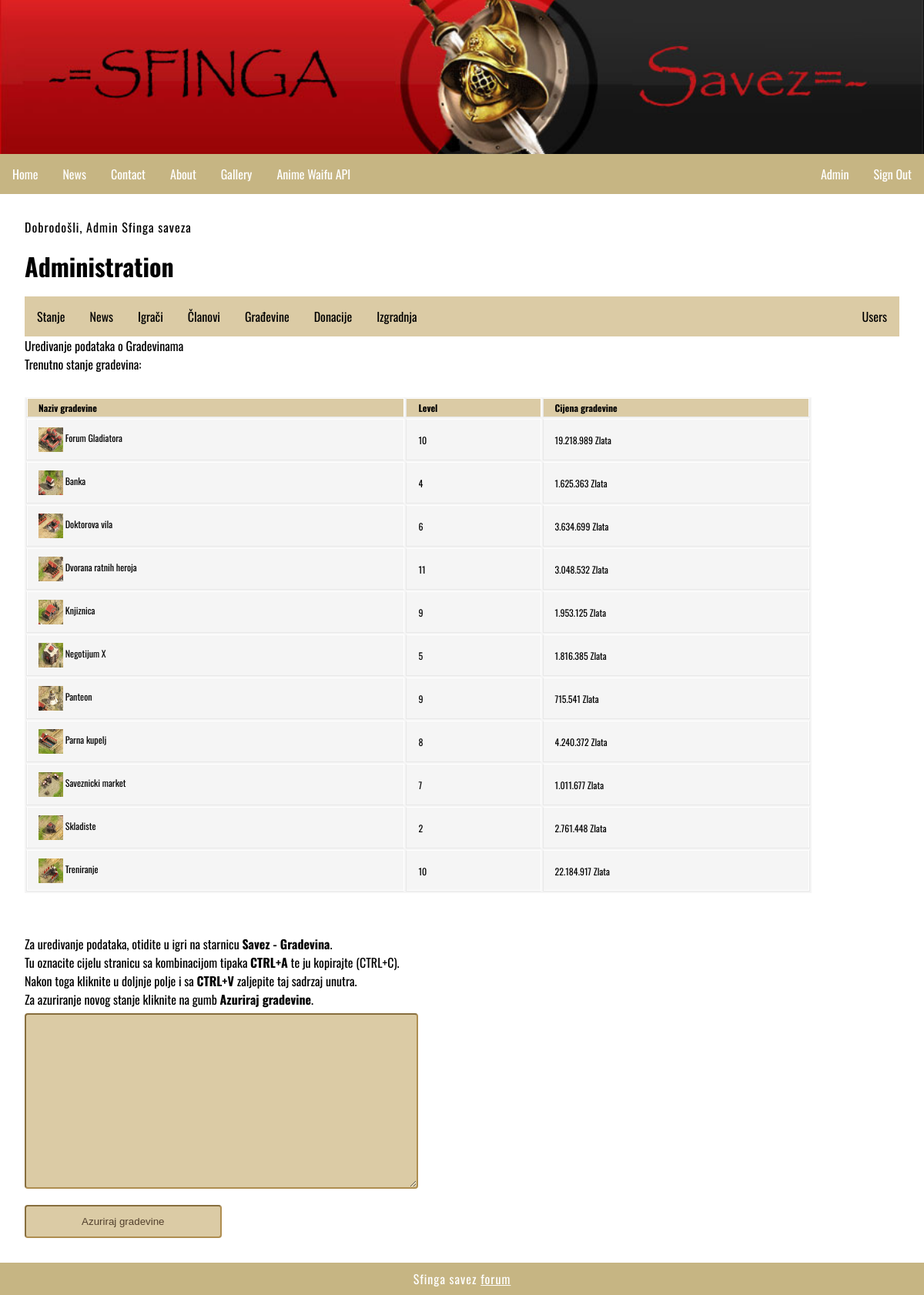
Page /index.php?menu=7&action=6 (signed in) on the committed database.
### tables this page shows
CREATE TABLE `glad_zgrade` (
  `naziv` char(30) NOT NULL,
  `lvl` int(3) NOT NULL,
  `zlato` int(11) NOT NULL
);

### admin/gradevine.php (the view, shortened to what this page needs)
<?php
	print "<div class=\"title_box\"><div class=\"title_inner\">Uredivanje podataka o Gradevinama\n";
	print "</div></div>\n";
	print "<div id=\"Gradevine\" style=\"width:90%;\" class=\"title2_box\">\n";
	print "<div class=\"title2_inner\">\nTrenutno stanje gradevina:<br>\n";
	print "<table border=0><tr style=\"background-color:#dbcba5; font-weight:bold;\">\n";
	print "<td>Naziv gradevine</td><td>Level</td><td>Cijena gradevine</td>\n";
	$result = mysqli_query($MySQL, "SELECT * FROM glad_zgrade");
	$db_data = mysqli_fetch_row($result);
	while(!empty($db_data)){
	 print "<tr><td><img src=\"/img/{$db_data[0]}.png\" class=\"icon\"> {$db_data[0]}</td><td>{$db_data[1]}</td><td>".number_format($db_data[2], 0, ',', '.')." Zlata</td></tr>\n";
	 $db_data = mysqli_fetch_row($result);
	}
	print "</table>\n";
	print "<br>Za uredivanje podataka, otidite u igri na starnicu <b>Savez - Gradevina</b>.<br>\n";
	print "Tu oznacite cijelu stranicu sa kombinacijom tipaka <b>CTRL+A</b> te ju kopirajte (CTRL+C).<br>\n";
	print "Nakon toga kliknite u doljnje polje i sa <b>CTRL+V</b> zaljepite taj sadrzaj unutra.<br>\n";
	print "Za azuriranje novog stanje kliknite na gumb <b>Azuriraj gradevine</b>.<br>\n";
	print "<form action=\"/index.php?menu=7&amp;action=6\" method=\"post\">\n";
	print "<textarea name=\"txt_unosa\" cols=\"80\" rows=\"10\" class=\"input\"></textarea>\n";
	print "<br><input type=\"submit\" value=\"Azuriraj gradevine\" class=\"button1\">\n</form>\n";
	print "</div></div>\n";
?>

### style.css (style rules this page uses)
body, html { font-family: 'Oswald', sans-serif; margin: 0; font-size: 16px; }
p { margin: 1em 0; line-height: 1.4em; letter-spacing: 1px; }
img { width: 100%; }
input[type=text], input[type=email], input[type=password], input[type=file], input[type=year], select, textarea { width: 50%; padding: 12px; border: 1px solid #ccc; border-radius: 4px; box-sizing: border-box; margin-top: 6px; margin-bottom: 16px; font-family: 'Oswald', sans-serif; font-size: 95%; }
input[type=submit] { display: block; background-color: #4CAF50; color: white; padding: 12px 20px; border: none; border-radius: 4px; cursor: pointer; width: 25%; }
table { background: #f5f5f5; border-collapse: separate; box-shadow: inset 0 1px 0 #fff; font-size: 12px; line-height: 24px; margin: 30px auto; text-align: left; width: 100%; }
td { border-right: 1px solid #fff; border-left: 1px solid #e8e8e8; border-top: 1px solid #fff; border-bottom: 1px solid #e8e8e8; padding: 10px 15px; position: relative; transition: all 300ms; }
td:first-child { box-shadow: inset 1px 0 0 #fff; }
td:last-child { border-right: 1px solid #e8e8e8; box-shadow: inset -1px 0 0 #fff; }
tr { background: url(http://jackrugile.com/images/misc/noise-diagonal.png); }
tr:nth-child(odd) td { background: #f1f1f1 url(http://jackrugile.com/images/misc/noise-diagonal.png); }
tr:last-of-type td { box-shadow: inset 0 -1px 0 #fff; }
tr:last-of-type td:first-child { box-shadow: inset 1px -1px 0 #fff; }
tr:last-of-type td:last-child { box-shadow: inset -1px -1px 0 #fff; }
.title2_box tr { background: none; line-height: 3px; }
.title2_box tr:nth-child(odd) td { background: none; }
.title2_box input, textarea, select { font-size: 10pt; color: #513F2C; border-width: 2px; border-style: solid; border-top-color: #876E3E; border-bottom-color: #AF8E50; border-left-color: #876E3E; border-right-color: #AF8E50; background-color: #dbcba5; }
.title2_box .button1 { font-size: 10pt; color: #513f2c; border-width: 2px; border-style: solid; border-top-color: #876e3e; border-bottom-color: #af8e50; border-left-color: #876e3e; border-right-color: #af8e50; background-color: #dbcba5; }
.icon { width: 32px; height: 32px; vertical-align:middle; }

### rows in the picture
glad_zgrade: naziv (picture), naziv "Forum Gladiatora", lvl "10", zlato "19.218.989"
glad_zgrade: naziv (picture), naziv "Banka", lvl "4", zlato "1.625.363"
glad_zgrade: naziv (picture), naziv "Doktorova vila", lvl "6", zlato "3.634.699"
glad_zgrade: naziv (picture), naziv "Dvorana ratnih heroja", lvl "11", zlato "3.048.532"
glad_zgrade: naziv (picture), naziv "Knjiznica", lvl "9", zlato "1.953.125"
glad_zgrade: naziv (picture), naziv "Negotijum X", lvl "5", zlato "1.816.385"
glad_zgrade: naziv (picture), naziv "Panteon", lvl "9", zlato "715.541"
glad_zgrade: naziv (picture), naziv "Parna kupelj", lvl "8", zlato "4.240.372"
glad_zgrade: naziv (picture), naziv "Saveznicki market", lvl "7", zlato "1.011.677"
glad_zgrade: naziv (picture), naziv "Skladiste", lvl "2", zlato "2.761.448"
glad_zgrade: naziv (picture), naziv "Treniranje", lvl "10", zlato "22.184.917"

### other values in the picture
$_SESSION['message'] "Dobrodošli, Admin Sfinga saveza"
